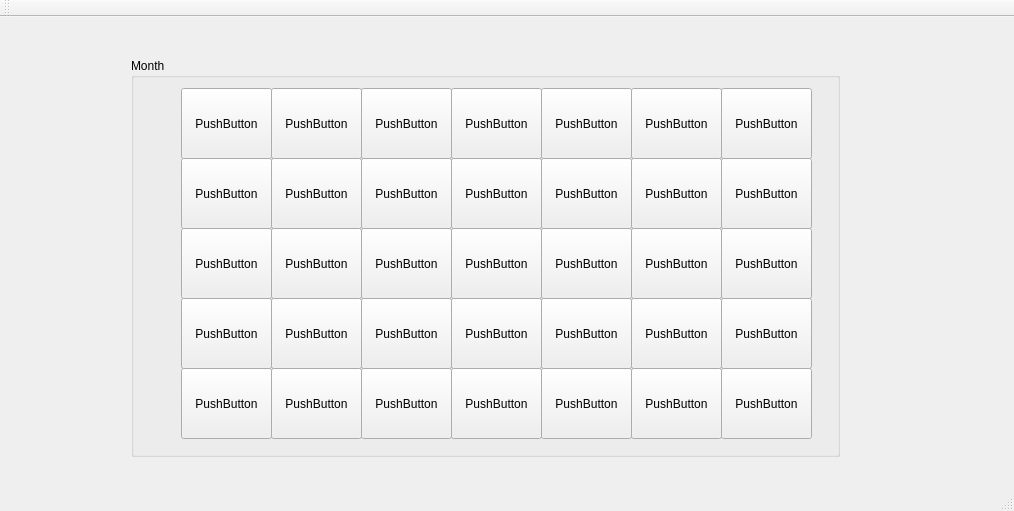
<?xml version="1.0" encoding="UTF-8"?>
<ui version="4.0">
 <class>MainWindow</class>
 <widget class="QMainWindow" name="MainWindow">
  <property name="geometry">
   <rect>
    <x>0</x>
    <y>0</y>
    <width>1014</width>
    <height>511</height>
   </rect>
  </property>
  <property name="windowTitle">
   <string>ICSPS Scheduler</string>
  </property>
  <widget class="QWidget" name="centralWidget">
   <widget class="QWidget" name="gridLayoutWidget">
    <property name="geometry">
     <rect>
      <x>120</x>
      <y>30</y>
      <width>731</width>
      <height>421</height>
     </rect>
    </property>
    <layout class="QGridLayout" name="gridLayout">
     <property name="spacing">
      <number>0</number>
     </property>
     <item row="2" column="0">
      <widget class="QGroupBox" name="groupBox">
       <property name="title">
        <string>Month</string>
       </property>
       <widget class="QPushButton" name="pushButton_7">
        <property name="geometry">
         <rect>
          <x>590</x>
          <y>30</y>
          <width>91</width>
          <height>71</height>
         </rect>
        </property>
        <property name="text">
         <string>PushButton</string>
        </property>
       </widget>
       <widget class="QPushButton" name="pushButton_8">
        <property name="geometry">
         <rect>
          <x>500</x>
          <y>30</y>
          <width>91</width>
          <height>71</height>
         </rect>
        </property>
        <property name="text">
         <string>PushButton</string>
        </property>
       </widget>
       <widget class="QPushButton" name="pushButton_9">
        <property name="geometry">
         <rect>
          <x>410</x>
          <y>30</y>
          <width>91</width>
          <height>71</height>
         </rect>
        </property>
        <property name="text">
         <string>PushButton</string>
        </property>
       </widget>
       <widget class="QPushButton" name="pushButton_10">
        <property name="geometry">
         <rect>
          <x>320</x>
          <y>30</y>
          <width>91</width>
          <height>71</height>
         </rect>
        </property>
        <property name="text">
         <string>PushButton</string>
        </property>
       </widget>
       <widget class="QPushButton" name="pushButton_11">
        <property name="geometry">
         <rect>
          <x>230</x>
          <y>30</y>
          <width>91</width>
          <height>71</height>
         </rect>
        </property>
        <property name="text">
         <string>PushButton</string>
        </property>
       </widget>
       <widget class="QPushButton" name="pushButton_12">
        <property name="geometry">
         <rect>
          <x>140</x>
          <y>30</y>
          <width>91</width>
          <height>71</height>
         </rect>
        </property>
        <property name="text">
         <string>PushButton</string>
        </property>
       </widget>
       <widget class="QPushButton" name="pushButton_13">
        <property name="geometry">
         <rect>
          <x>50</x>
          <y>30</y>
          <width>91</width>
          <height>71</height>
         </rect>
        </property>
        <property name="text">
         <string>PushButton</string>
        </property>
       </widget>
       <widget class="QPushButton" name="pushButton_14">
        <property name="geometry">
         <rect>
          <x>590</x>
          <y>100</y>
          <width>91</width>
          <height>71</height>
         </rect>
        </property>
        <property name="text">
         <string>PushButton</string>
        </property>
       </widget>
       <widget class="QPushButton" name="pushButton_15">
        <property name="geometry">
         <rect>
          <x>230</x>
          <y>100</y>
          <width>91</width>
          <height>71</height>
         </rect>
        </property>
        <property name="text">
         <string>PushButton</string>
        </property>
       </widget>
       <widget class="QPushButton" name="pushButton_16">
        <property name="geometry">
         <rect>
          <x>140</x>
          <y>100</y>
          <width>91</width>
          <height>71</height>
         </rect>
        </property>
        <property name="text">
         <string>PushButton</string>
        </property>
       </widget>
       <widget class="QPushButton" name="pushButton_17">
        <property name="geometry">
         <rect>
          <x>500</x>
          <y>100</y>
          <width>91</width>
          <height>71</height>
         </rect>
        </property>
        <property name="text">
         <string>PushButton</string>
        </property>
       </widget>
       <widget class="QPushButton" name="pushButton_18">
        <property name="geometry">
         <rect>
          <x>50</x>
          <y>100</y>
          <width>91</width>
          <height>71</height>
         </rect>
        </property>
        <property name="text">
         <string>PushButton</string>
        </property>
       </widget>
       <widget class="QPushButton" name="pushButton_19">
        <property name="geometry">
         <rect>
          <x>410</x>
          <y>100</y>
          <width>91</width>
          <height>71</height>
         </rect>
        </property>
        <property name="text">
         <string>PushButton</string>
        </property>
       </widget>
       <widget class="QPushButton" name="pushButton_20">
        <property name="geometry">
         <rect>
          <x>320</x>
          <y>100</y>
          <width>91</width>
          <height>71</height>
         </rect>
        </property>
        <property name="text">
         <string>PushButton</string>
        </property>
       </widget>
       <widget class="QPushButton" name="pushButton_21">
        <property name="geometry">
         <rect>
          <x>590</x>
          <y>170</y>
          <width>91</width>
          <height>71</height>
         </rect>
        </property>
        <property name="text">
         <string>PushButton</string>
        </property>
       </widget>
       <widget class="QPushButton" name="pushButton_22">
        <property name="geometry">
         <rect>
          <x>230</x>
          <y>170</y>
          <width>91</width>
          <height>71</height>
         </rect>
        </property>
        <property name="text">
         <string>PushButton</string>
        </property>
       </widget>
       <widget class="QPushButton" name="pushButton_23">
        <property name="geometry">
         <rect>
          <x>140</x>
          <y>170</y>
          <width>91</width>
          <height>71</height>
         </rect>
        </property>
        <property name="text">
         <string>PushButton</string>
        </property>
       </widget>
       <widget class="QPushButton" name="pushButton_24">
        <property name="geometry">
         <rect>
          <x>500</x>
          <y>170</y>
          <width>91</width>
          <height>71</height>
         </rect>
        </property>
        <property name="text">
         <string>PushButton</string>
        </property>
       </widget>
       <widget class="QPushButton" name="pushButton_25">
        <property name="geometry">
         <rect>
          <x>50</x>
          <y>170</y>
          <width>91</width>
          <height>71</height>
         </rect>
        </property>
        <property name="text">
         <string>PushButton</string>
        </property>
       </widget>
       <widget class="QPushButton" name="pushButton_26">
        <property name="geometry">
         <rect>
          <x>410</x>
          <y>170</y>
          <width>91</width>
          <height>71</height>
         </rect>
        </property>
        <property name="text">
         <string>PushButton</string>
        </property>
       </widget>
       <widget class="QPushButton" name="pushButton_27">
        <property name="geometry">
         <rect>
          <x>320</x>
          <y>170</y>
          <width>91</width>
          <height>71</height>
         </rect>
        </property>
        <property name="text">
         <string>PushButton</string>
        </property>
       </widget>
       <widget class="QPushButton" name="pushButton_28">
        <property name="geometry">
         <rect>
          <x>590</x>
          <y>240</y>
          <width>91</width>
          <height>71</height>
         </rect>
        </property>
        <property name="text">
         <string>PushButton</string>
        </property>
       </widget>
       <widget class="QPushButton" name="pushButton_29">
        <property name="geometry">
         <rect>
          <x>230</x>
          <y>240</y>
          <width>91</width>
          <height>71</height>
         </rect>
        </property>
        <property name="text">
         <string>PushButton</string>
        </property>
       </widget>
       <widget class="QPushButton" name="pushButton_30">
        <property name="geometry">
         <rect>
          <x>140</x>
          <y>240</y>
          <width>91</width>
          <height>71</height>
         </rect>
        </property>
        <property name="text">
         <string>PushButton</string>
        </property>
       </widget>
       <widget class="QPushButton" name="pushButton_31">
        <property name="geometry">
         <rect>
          <x>500</x>
          <y>240</y>
          <width>91</width>
          <height>71</height>
         </rect>
        </property>
        <property name="text">
         <string>PushButton</string>
        </property>
       </widget>
       <widget class="QPushButton" name="pushButton_32">
        <property name="geometry">
         <rect>
          <x>50</x>
          <y>240</y>
          <width>91</width>
          <height>71</height>
         </rect>
        </property>
        <property name="text">
         <string>PushButton</string>
        </property>
       </widget>
       <widget class="QPushButton" name="pushButton_33">
        <property name="geometry">
         <rect>
          <x>410</x>
          <y>240</y>
          <width>91</width>
          <height>71</height>
         </rect>
        </property>
        <property name="text">
         <string>PushButton</string>
        </property>
       </widget>
       <widget class="QPushButton" name="pushButton_34">
        <property name="geometry">
         <rect>
          <x>320</x>
          <y>240</y>
          <width>91</width>
          <height>71</height>
         </rect>
        </property>
        <property name="text">
         <string>PushButton</string>
        </property>
       </widget>
       <widget class="QPushButton" name="pushButton_35">
        <property name="geometry">
         <rect>
          <x>590</x>
          <y>310</y>
          <width>91</width>
          <height>71</height>
         </rect>
        </property>
        <property name="text">
         <string>PushButton</string>
        </property>
       </widget>
       <widget class="QPushButton" name="pushButton_36">
        <property name="geometry">
         <rect>
          <x>230</x>
          <y>310</y>
          <width>91</width>
          <height>71</height>
         </rect>
        </property>
        <property name="text">
         <string>PushButton</string>
        </property>
       </widget>
       <widget class="QPushButton" name="pushButton_37">
        <property name="geometry">
         <rect>
          <x>140</x>
          <y>310</y>
          <width>91</width>
          <height>71</height>
         </rect>
        </property>
        <property name="text">
         <string>PushButton</string>
        </property>
       </widget>
       <widget class="QPushButton" name="pushButton_38">
        <property name="geometry">
         <rect>
          <x>500</x>
          <y>310</y>
          <width>91</width>
          <height>71</height>
         </rect>
        </property>
        <property name="text">
         <string>PushButton</string>
        </property>
       </widget>
       <widget class="QPushButton" name="pushButton_39">
        <property name="geometry">
         <rect>
          <x>50</x>
          <y>310</y>
          <width>91</width>
          <height>71</height>
         </rect>
        </property>
        <property name="text">
         <string>PushButton</string>
        </property>
       </widget>
       <widget class="QPushButton" name="pushButton_40">
        <property name="geometry">
         <rect>
          <x>410</x>
          <y>310</y>
          <width>91</width>
          <height>71</height>
         </rect>
        </property>
        <property name="text">
         <string>PushButton</string>
        </property>
       </widget>
       <widget class="QPushButton" name="pushButton_41">
        <property name="geometry">
         <rect>
          <x>320</x>
          <y>310</y>
          <width>91</width>
          <height>71</height>
         </rect>
        </property>
        <property name="text">
         <string>PushButton</string>
        </property>
       </widget>
      </widget>
     </item>
    </layout>
   </widget>
  </widget>
  <widget class="QMenuBar" name="menuBar">
   <property name="geometry">
    <rect>
     <x>0</x>
     <y>0</y>
     <width>1014</width>
     <height>26</height>
    </rect>
   </property>
  </widget>
  <widget class="QToolBar" name="mainToolBar">
   <attribute name="toolBarArea">
    <enum>TopToolBarArea</enum>
   </attribute>
   <attribute name="toolBarBreak">
    <bool>false</bool>
   </attribute>
  </widget>
  <widget class="QStatusBar" name="statusBar"/>
 </widget>
 <layoutdefault spacing="6" margin="11"/>
 <resources/>
 <connections/>
</ui>
